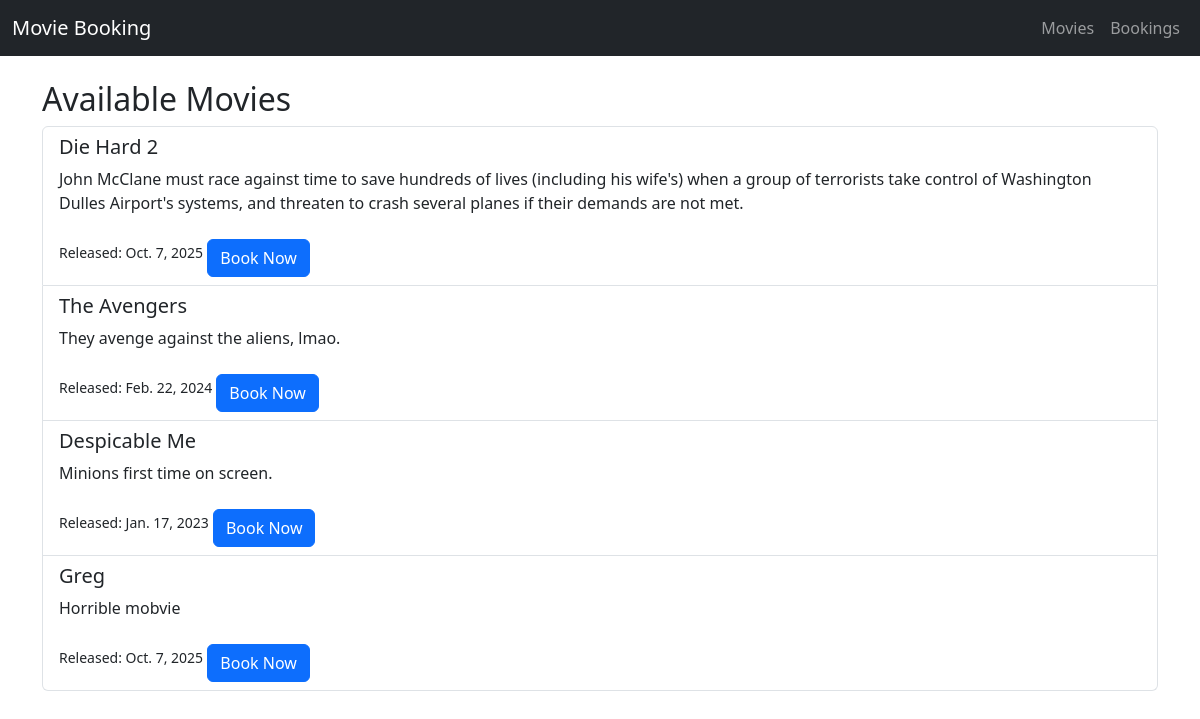
The page / on the database its author committed.
### bookings/models.py (models this page shows, shortened)
class Movie(models.Model):
    title = models.CharField(max_length=200)
    description = models.TextField(blank=True)
    release_date = models.DateField()
    duration = models.PositiveIntegerField(help_text="Duration in minutes")

### bookings/views.py (the view)
# urls.py: path('', web_views.movie_list_view, name='movie_list'),
def movie_list_view(request):
    movies = Movie.objects.all()
    return render(request, 'bookings/movie_list.html', {'movies': movies})

### bookings/templates/bookings/movie_list.html (shortened to what this page needs)
{% extends 'bookings/base.html' %}
{% block content %}
<h2>Available Movies</h2>
<ul class="list-group">
  {% for movie in movies %}
  <li class="list-group-item">
    <h5>{{ movie.title }}</h5>
    <p>{{ movie.description }}</p>
    <small>Released: {{ movie.release_date }}</small>
    <a href="{% url 'seat_booking' movie.id %}" class="btn btn-primary mt-2">Book Now</a>
  </li>
  {% empty %}
  <li class="list-group-item">No movies available.</li>
  {% endfor %}
</ul>
{% endblock %}

### rows shown on the page
Movie: title "Die Hard 2", description "John McClane must race against time to save hundreds of lives (including his wife's) when a group of terrorists take control of Washington Dulles Airport's systems, and threaten to crash several planes if their demands are not met.", release_date "Oct. 7, 2025"
Movie: title "The Avengers", description "They avenge against the aliens, lmao.", release_date "Feb. 22, 2024"
Movie: title "Despicable Me", description "Minions first time on screen.", release_date "Jan. 17, 2023"
Movie: title "Greg", description "Horrible mobvie", release_date "Oct. 7, 2025"
